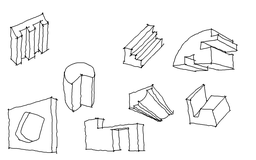
#> input picture LZ_Test.png, 256 x 160 px, shrunk from 1536 x 960 before the run
$ python extrusion_debug_caploop_corner_split.py LZ_Test.png
#> lines starting #> are read from the running program, lines starting #| are printed output that depends on the picture; after the words box and inside, x2 and y2 are one past the last pixel; in counts of white or black regions, pixels touching at a corner belong together
# extrusion_debug_caploop.py
# Robust debug version for sketch extrusion detection.
# Key fix: trace_strokes uses crossing number instead of raw degree!=2,
# avoiding false junctions caused by 8-neighbor stair-step skeleton artifacts.

import argparse
import math
import os

import cv2
import numpy as np


# ============================================================
# 1. Preprocess + thinning
# ============================================================

# [58 lines left out: function zhang_suen_thinning, not called in this run]


def remove_small_components(mask, min_area=8):
    num, labels, stats, _ = cv2.connectedComponentsWithStats(mask, connectivity=8)
    out = np.zeros_like(mask)

    for i in range(1, num):
        area = stats[i, cv2.CC_STAT_AREA]
        if area >= min_area:
            out[labels == i] = 255

    return out


def preprocess(
    image_path,
    invert=True,
    close_kernel=3,
    close_iter=1,
    dilate_iter=1,
    min_component_area=12,
    min_skel_component_area=6,
):
#> called with image_path = 'LZ_Test.png', invert = True, close_kernel = 3, close_iter = 1, dilate_iter = 1, min_component_area = 12, min_skel_component_area = 6
    img = cv2.imread(image_path)
#> img is the input picture: shape (160, 256, 3); min 0, max 255, mean 244.6
    if img is None:
        raise FileNotFoundError(image_path)

    gray = cv2.cvtColor(img, cv2.COLOR_BGR2GRAY)
    gray_blur = cv2.GaussianBlur(gray, (3, 3), 0)
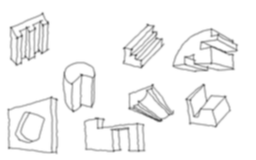
#> gray_blur: shape (160, 256); min 84, max 255, mean 244.6

    if invert:
        _, bw = cv2.threshold(gray_blur, 0, 255, cv2.THRESH_BINARY_INV + cv2.THRESH_OTSU)
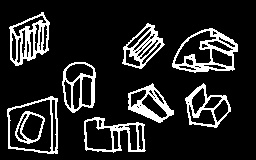
#> bw: shape (160, 256); 14.3% white; 9 white regions, largest, box (x1, y1, x2, y2) and area: (172, 28, 238, 73) 989, (9, 12, 50, 66) 924, (122, 23, 165, 69) 674
    else:
        _, bw = cv2.threshold(gray_blur, 0, 255, cv2.THRESH_BINARY + cv2.THRESH_OTSU)

    if close_kernel > 0 and close_iter > 0:
        k = np.ones((close_kernel, close_kernel), np.uint8)
        bw = cv2.morphologyEx(bw, cv2.MORPH_CLOSE, k, iterations=close_iter)
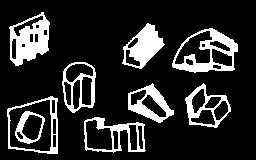
#> bw: shape (160, 256); 16.7% white; 9 white regions, largest, box (x1, y1, x2, y2) and area: (9, 12, 50, 66) 1226, (172, 28, 238, 73) 1127, (122, 23, 165, 69) 964

    if dilate_iter > 0:
        bw = cv2.dilate(bw, np.ones((2, 2), np.uint8), iterations=dilate_iter)
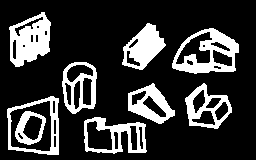
#> bw: shape (160, 256); 21.3% white; 9 white regions, largest, box (x1, y1, x2, y2) and area: (9, 12, 51, 67) 1440, (172, 28, 239, 74) 1424, (122, 23, 166, 70) 1104

    bw = remove_small_components(bw, min_area=min_component_area)
#> in remove_small_components, `num, labels, stats, _ = cv2.connectedComponentsWithStats(mask, connect..`:
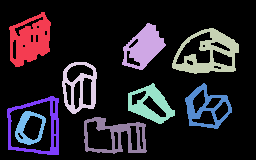
#> labels: shape (160, 256) int32; 10 distinct labels, from 0 to 9; one colour per label, 0 black
#> in remove_small_components, `num, labels, stats, _ = cv2.connectedComponentsWithStats(mask, connect..`: num = 10; stats = [[0, 0, 256, 160, 32216], [9, 12, 42, 55, 1440], [122, 23, 44, 47, 1104], [172, 28, 67, 46, 1424], [62, 62, 35, 52, 808], [128, 83, 47, 41, 884], [185, 83, 47, 46, 843], [7, 96, 52, 59, 809], [15, 111, 31, 34, 454], [84, 117, 63, 37, 978]]
#> the loop in remove_small_components, `for i in range(1, num):` made 9 passes
#> area on passes 1 to 8: 1440, 1104, 1424, 808, 884, 843, 809, 454

    try:
        skel = cv2.ximgproc.thinning(bw)
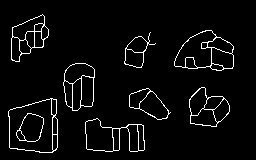
#> skel: shape (160, 256); 4.3% white in thin lines or dots, all inside (x1, y1, x2, y2) = (8, 14, 234, 153)
    except Exception:
        skel = zhang_suen_thinning(bw)

    skel = remove_small_components(skel, min_area=min_skel_component_area)
#> call 2 of remove_small_components, with min_area = 6
#> in remove_small_components (call 2), `num, labels, stats, _ = cv2.connectedComponentsWithStats(mask, connect..`:
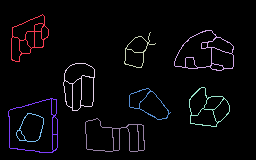
#> labels: shape (160, 256) int32; 10 distinct labels, from 0 to 9; one colour per label, 0 black
#> in remove_small_components (call 2), `num, labels, stats, _ = cv2.connectedComponentsWithStats(mask, connect..`: stats = [[0, 0, 256, 160, 39179], [11, 14, 38, 48, 242], [174, 30, 60, 41, 280], [124, 32, 32, 36, 119], [63, 63, 32, 48, 213], [189, 87, 41, 40, 198], [129, 88, 42, 32, 129], [8, 98, 50, 55, 246], [16, 113, 28, 29, 99], [85, 118, 60, 34, 255]]
#> the loop in remove_small_components (call 2), `for i in range(1, num):` made 9 passes
#> area on passes 1 to 8: 242, 280, 119, 213, 198, 129, 246, 99
#> (the rest of the program and of its run is left out)
